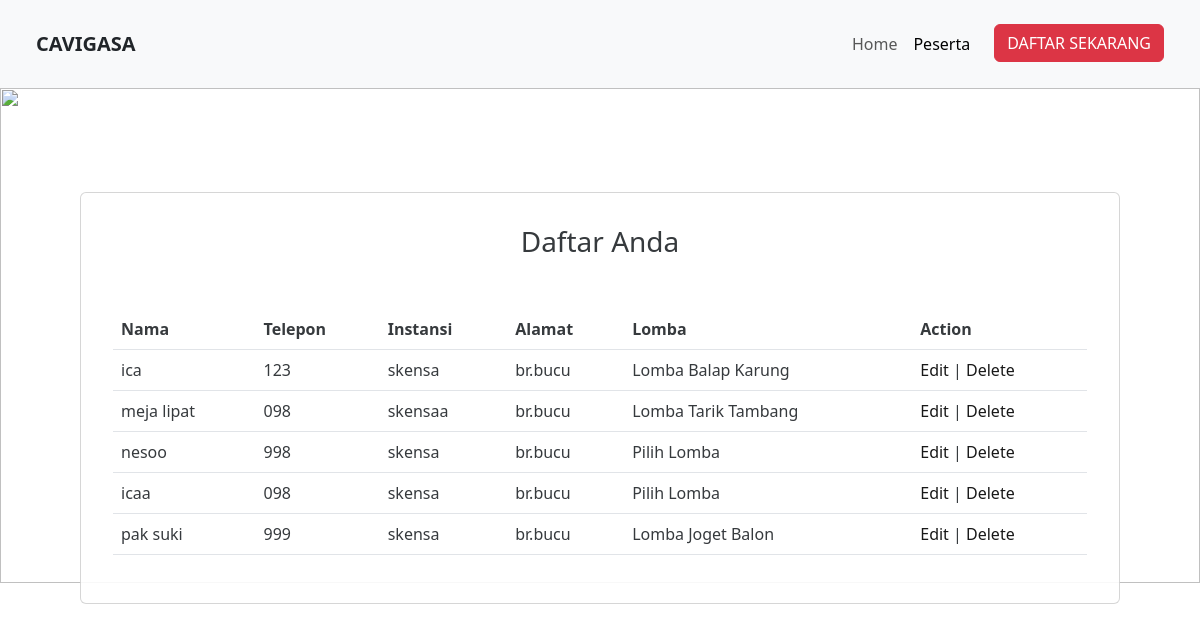
Page /peserta.php on the committed database.
### tables this page shows
CREATE TABLE `pendaftar` (
  `id` int(11) NOT NULL,
  `name` varchar(255) NOT NULL,
  `mobile` varchar(15) NOT NULL,
  `instansi` varchar(255) NOT NULL,
  `alamat` varchar(255) NOT NULL,
  `lomba` varchar(255) NOT NULL
);

### peserta.php (the view, shortened to what this page needs)
<?php
include_once("config.php");
$result = mysqli_query($mysqli, "SELECT * FROM pendaftar ORDER BY id DESC");
?>
<!DOCTYPE html>
<html lang="en">
<head>
    <link href="https://cdn.jsdelivr.net/npm/bootstrap@5.3.0-alpha1/dist/css/bootstrap.min.css" rel="stylesheet">
</head>
<body>
    <nav class="navbar navbar-expand-lg bg-body-tertiary p-4">
        <div class="container-fluid">
            <a class="navbar-brand text-dark"><b>CAVIGASA</b></a>
            <div class="collapse navbar-collapse" id="navbarNavAltMarkup">
                <div class="navbar-nav ms-auto">
                    <a class="nav-link" aria-current="page" href="admin.php">Home</a>
                    <a class="nav-link active" href="peserta.php">Peserta</a>
                    <a href="input.php"><button class="btn btn-danger ms-3 btn-md" type="submit">DAFTAR SEKARANG</button></a>
                </div>
            </div>
        </div>
    </nav>
    <div class="row">
        <div class="card-img-overlay mx-auto" style="width: 65rem; margin-top: 12rem;">
            <div class="card p-3" style="opacity: 0.9;">
                <div class="card-body">
                    <h3 class="card-title font-weight-bolder text-center" style="margin-bottom: 50px;">Daftar Anda</h3>
                    <table class="table">
                        <thead>
                        <tr>
                            <th>Nama</th> <th>Telepon</th> <th>Instansi</th> <th>Alamat</th> <th>Lomba</th> <th>Action</th>
                        </tr>
                        </thead>
                        <?php
                        while($user_data = mysqli_fetch_array($result)) {
                            echo "<tr>";
                            echo "<td>".$user_data['name']."</td>";
                            echo "<td>".$user_data['mobile']."</td>";
                            echo "<td>".$user_data['instansi']."</td>";
                            echo "<td>".$user_data['alamat']."</td>";
                            echo "<td>".$user_data['lomba']."</td>";
                            echo "<td><a href='edit.php?id=$user_data[id]'>Edit</a> | <a href='delete.php?id=$user_data[id]'>Delete</a></td></tr>";
                        }
                        ?>
                    </table>
                </div>
            </div>
        </div>
    </div>
</body>
</html>

### peserta.php (style rules this page uses)
a { color: black; text-decoration: none; }

### rows in the picture
pendaftar: name "ica", mobile "123", instansi "skensa", alamat "br.bucu", lomba "Lomba Balap Karung"
pendaftar: name "meja lipat", mobile "098", instansi "skensaa", alamat "br.bucu", lomba "Lomba Tarik Tambang"
pendaftar: name "nesoo", mobile "998", instansi "skensa", alamat "br.bucu", lomba "Pilih Lomba"
pendaftar: name "icaa", mobile "098", instansi "skensa", alamat "br.bucu", lomba "Pilih Lomba"
pendaftar: name "pak suki", mobile "999", instansi "skensa", alamat "br.bucu", lomba "Lomba Joget Balon"
